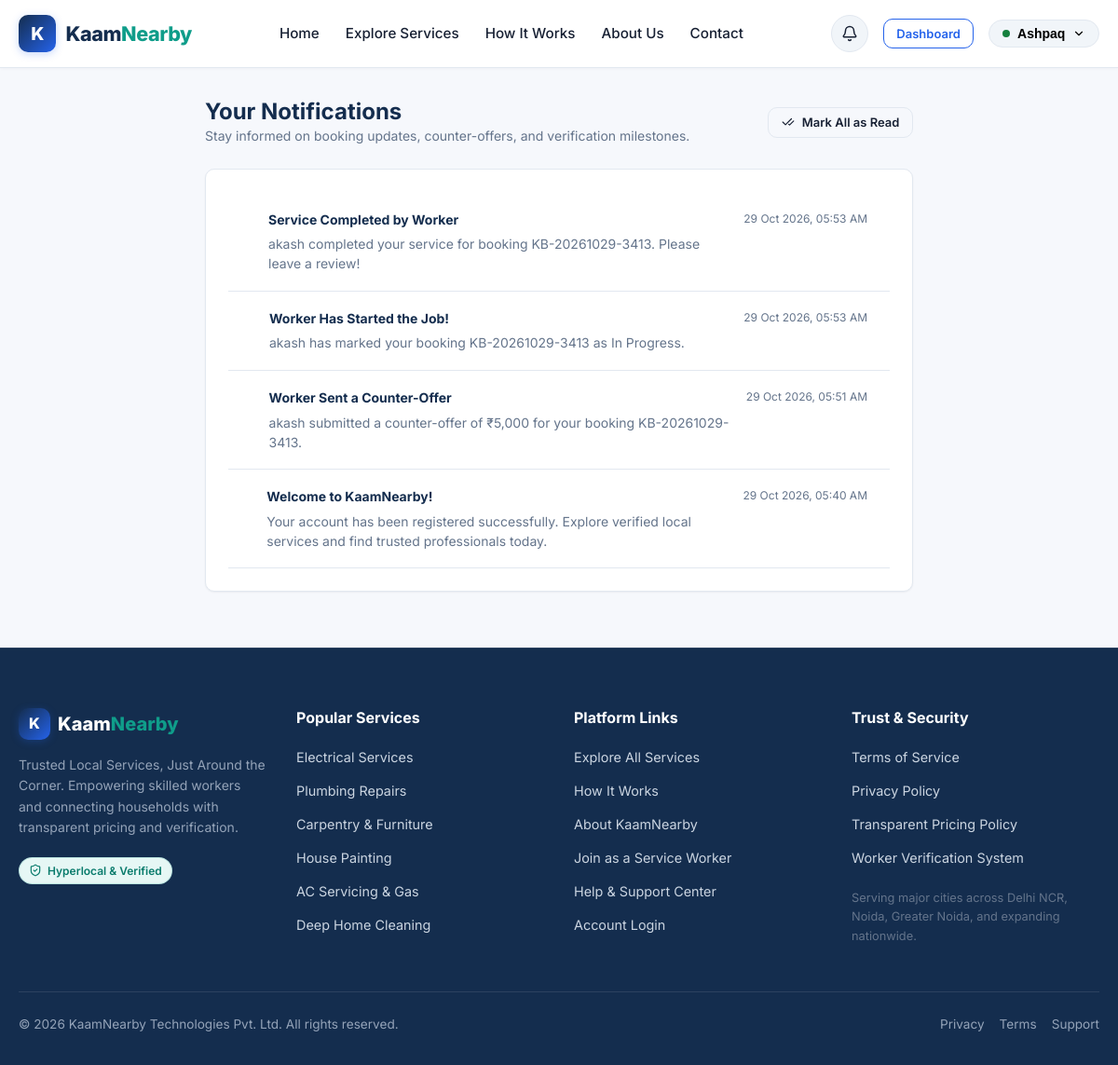
Screenshot of /notifications (signed in) with the database file from the repository.
### tables this page shows
CREATE TABLE users (
    id INTEGER PRIMARY KEY AUTOINCREMENT,
    name TEXT NOT NULL,
    email TEXT UNIQUE NOT NULL,
    password_hash TEXT NOT NULL,
    role TEXT NOT NULL CHECK(role IN ('customer', 'worker', 'admin')),
    phone TEXT,
    city TEXT NOT NULL,
    is_active INTEGER DEFAULT 1,
    created_at TIMESTAMP DEFAULT CURRENT_TIMESTAMP
);

CREATE TABLE notifications (
    id INTEGER PRIMARY KEY AUTOINCREMENT,
    user_id INTEGER NOT NULL REFERENCES users(id) ON DELETE CASCADE,
    title TEXT NOT NULL,
    message TEXT NOT NULL,
    link TEXT,
    is_read INTEGER DEFAULT 0,
    created_at TIMESTAMP DEFAULT CURRENT_TIMESTAMP
);

### app.py (the view)
    @app.route('/notifications')
    @login_required
    def notifications():
        user = get_current_user()
        db = get_db()
        notifs = db.execute("""
            SELECT * FROM notifications
            WHERE user_id = ?
            ORDER BY created_at DESC LIMIT 50
        """, (user['id'],)).fetchall()
        return render_template('notifications.html', notifications=notifs)

### auth.py (called while the page is built)
def generate_csrf_token():
    if 'csrf_token' not in session:
        session['csrf_token'] = secrets.token_hex(32)
    return session['csrf_token']

def get_current_user():
    user_id = session.get('user_id')
    if not user_id:
        return None
    db = get_db()
    user = db.execute("SELECT * FROM users WHERE id = ? AND is_active = 1", (user_id,)).fetchone()
    if not user:
        session.clear()
        return None
    return dict(user)

def login_required(view):
    @functools.wraps(view)
    def wrapped_view(**kwargs):
        if 'user_id' not in session:
            flash("Please log in to access this page.", "warning")
            return redirect(url_for('login', next=request.url))
        return view(**kwargs)
    return wrapped_view

### database.py (called while the page is built)
def get_db():
    if 'db' not in g:
        db_path = current_app.config['DATABASE']
        os.makedirs(os.path.dirname(os.path.abspath(db_path)), exist_ok=True)
        g.db = sqlite3.connect(db_path)
        g.db.row_factory = sqlite3.Row
        g.db.execute("PRAGMA foreign_keys = ON;")
    return g.db

### templates/notifications.html (shortened to what this page needs)
{% extends 'base.html' %}
{% block content %}
<div class="container py-8" style="max-width: 800px;">
  <div class="flex items-center justify-between mb-6">
    <div>
      <h1 class="text-2xl font-bold">Your Notifications</h1>
      <p class="text-sm text-muted">Stay informed on booking updates, counter-offers, and verification milestones.</p>
    </div>
    {% if notifications %}
      <form action="{{ url_for('notifications_mark_all_read') }}" method="POST">
        <button type="submit" class="btn btn-outline btn-sm">
          <i data-lucide="check-check" style="width: 14px; height: 14px;"></i> Mark All as Read
        </button>
      </form>
    {% endif %}
  </div>
  <div class="card">
    <div class="card-body p-0">
      {% if notifications %}
        <div class="flex flex-col">
          {% for notif in notifications %}
            <a href="{{ url_for('notification_mark_read', notif_id=notif.id) }}" style="display: block; padding: 1.15rem 1.5rem; border-bottom: 1px solid var(--border-color); background-color: {{ '#F8FAFC' if not notif.is_read else '#FFFFFF' }}; transition: var(--transition);">
              <div class="flex items-start justify-between gap-3">
                <div class="flex items-start gap-3">
                  <div style="width: 8px; height: 8px; border-radius: 50%; background: {{ 'var(--primary-blue)' if not notif.is_read else 'transparent' }}; margin-top: 6px;"></div>
                  <div>
                    <div class="font-bold text-sm" style="color: var(--primary-navy);">{{ notif.title }}</div>
                    <div class="text-sm text-muted mt-1" style="line-height: 1.5;">{{ notif.message }}</div>
                  </div>
                </div>
                <span class="text-xs text-muted" style="white-space: nowrap;">{{ notif.created_at|format_date }}</span>
              </div>
            </a>
          {% endfor %}
        </div>
      {% else %}
        <div class="empty-state">
          <div class="empty-state-icon"><i data-lucide="bell-off"></i></div>
          <div class="empty-state-title">No Notifications Yet</div>
          <p class="empty-state-text">You're all caught up! Updates regarding booking requests and offers will appear here.</p>
        </div>
      {% endif %}
    </div>
  </div>
</div>
{% endblock %}

### templates/partials/navbar.html (shortened to what this page needs)
<nav class="navbar">
  <div class="container nav-container">
    <a href="{{ url_for('index') }}" class="brand-logo">
      <div class="brand-icon-box">K</div>
      <span>Kaam<span class="accent">Nearby</span></span>
    </a>
    <ul class="nav-links" id="navLinks">
      <li><a href="{{ url_for('index') }}" class="{{ 'active' if request.endpoint == 'index' else '' }}">Home</a></li>
      <li><a href="{{ url_for('services') }}" class="{{ 'active' if request.endpoint == 'services' else '' }}">Explore Services</a></li>
      <li><a href="{{ url_for('how_it_works') }}" class="{{ 'active' if request.endpoint == 'how_it_works' else '' }}">How It Works</a></li>
      <li><a href="{{ url_for('about') }}" class="{{ 'active' if request.endpoint == 'about' else '' }}">About Us</a></li>
      <li><a href="{{ url_for('contact') }}" class="{{ 'active' if request.endpoint == 'contact' else '' }}">Contact</a></li>
    </ul>
    <div class="nav-actions">
      {% if current_user %}
        <a href="{{ url_for('notifications') }}" class="notif-btn" title="Notifications">
          <i data-lucide="bell" style="width: 18px; height: 18px;"></i>
        </a>
        {% if current_user.role == 'customer' %}
          <a href="{{ url_for('customer_dashboard') }}" class="btn btn-outline-primary btn-sm">Dashboard</a>
        {% elif current_user.role == 'worker' %}
          <a href="{{ url_for('worker_dashboard') }}" class="btn btn-teal btn-sm">Worker Hub</a>
        {% elif current_user.role == 'admin' %}
          <a href="{{ url_for('admin_dashboard') }}" class="btn btn-navy btn-sm">Admin Panel</a>
        {% endif %}
        <div class="user-dropdown">
          <button class="dropdown-trigger" id="userDropdownTrigger" type="button">
            <span style="display:inline-block; width:8px; height:8px; border-radius:50%; background:var(--color-success);"></span>
            <span>{{ current_user.name.split(' ')[0] }}</span>
            <i data-lucide="chevron-down" style="width: 14px; height: 14px;"></i>
          </button>
        </div>
      {% else %}
        <a href="{{ url_for('login') }}" class="btn btn-outline btn-sm">Log In</a>
        <a href="{{ url_for('register') }}" class="btn btn-primary btn-sm">Get Started</a>
      {% endif %}
    </div>
  </div>
</nav>

### static/css/style.css (style rules this page uses)
:root { --primary-navy: #142D4E; --primary-navy-dark: #0B1C33; --primary-blue: #2563EB; --primary-blue-hover: #1D4ED8; --teal-accent: #0F9D8A; --teal-accent-dark: #097B6C; --teal-light: #E6F7F5; --bg-main: #F6F8FC; --bg-card: #FFFFFF; --bg-subtle: #F1F5F9; --text-main: #172033; --text-muted: #64748B; --text-light: #94A3B8; --border-color: #E2E8F0; --border-focus: #3B82F6; --color-success: #15803D; --color-success-bg: #DCFCE7; --color-warning: #D97706; --color-warning-bg: #FEF3C7; --color-error: #DC2626; --color-error-bg: #FEE2E2; --color-info: #0284C7; --color-info-bg: #E0F2FE; --font-family: 'Inter', -apple-system, BlinkMacSystemFont, "Segoe UI", Roboto, Oxygen, Ubuntu, Cantarell, sans-serif; --shadow-sm: 0 1px 2px 0 rgba(0, 0, 0, 0.05); --shadow-md: 0 4px 6px -1px rgba(0, 0, 0, 0.08), 0 2px 4px -1px rgba(0, 0, 0, 0.04); --shadow-lg: 0 10px 15px -3px rgba(0, 0, 0, 0.08), 0 4px 6px -2px rgba(0, 0, 0, 0.03); --radius-sm: 6px; --radius-md: 10px; --radius-lg: 16px; --radius-full: 9999px; --transition: all 0.2s cubic-bezier(0.4, 0, 0.2, 1); }
*, *::before, *::after { box-sizing: border-box; margin: 0; padding: 0; }
body { font-family: var(--font-family); background-color: var(--bg-main); color: var(--text-main); line-height: 1.6; -webkit-font-smoothing: antialiased; min-height: 100vh; display: flex; flex-direction: column; }
a { color: var(--primary-blue); text-decoration: none; transition: var(--transition); }
h1, h2, h3, h4, h5, h6 { color: var(--primary-navy); font-weight: 700; line-height: 1.25; }
.container { width: 100%; max-width: 1200px; margin: 0 auto; padding: 0 1.25rem; }
.flex { display: flex; }
.flex-col { flex-direction: column; }
.items-center { align-items: center; }
.justify-between { justify-content: space-between; }
.gap-3 { gap: 0.75rem; }
.text-muted { color: var(--text-muted); }
.text-sm { font-size: 0.875rem; }
.text-xs { font-size: 0.75rem; }
.text-2xl { font-size: 1.5rem; }
.font-bold { font-weight: 700; }
.mt-1 { margin-top: 0.25rem; }
.mb-6 { margin-bottom: 1.5rem; }
.py-8 { padding-top: 2rem; padding-bottom: 2rem; }
.navbar { background-color: #FFFFFF; border-bottom: 1px solid var(--border-color); position: sticky; top: 0; z-index: 1000; box-shadow: 0 1px 3px rgba(0, 0, 0, 0.03); }
.nav-container { display: flex; align-items: center; justify-content: space-between; height: 72px; }
.brand-logo { display: flex; align-items: center; gap: 0.65rem; font-size: 1.35rem; font-weight: 800; color: var(--primary-navy); letter-spacing: -0.02em; }
.brand-icon-box { width: 40px; height: 40px; border-radius: var(--radius-md); background: linear-gradient(135deg, var(--primary-navy) 0%, var(--primary-blue) 100%); display: flex; align-items: center; justify-content: center; color: #FFFFFF; font-weight: 800; font-size: 1.2rem; box-shadow: 0 2px 8px rgba(37, 99, 235, 0.25); }
.brand-logo span.accent { color: var(--teal-accent); }
.nav-links { display: flex; align-items: center; gap: 1.75rem; list-style: none; }
.nav-links a { color: var(--text-main); font-weight: 500; font-size: 0.95rem; padding: 0.4rem 0; position: relative; }
.nav-actions { display: flex; align-items: center; gap: 1rem; }
.btn { display: inline-flex; align-items: center; justify-content: center; gap: 0.5rem; font-family: inherit; font-size: 0.9375rem; font-weight: 600; padding: 0.625rem 1.25rem; border-radius: var(--radius-md); border: 1px solid transparent; cursor: pointer; transition: var(--transition); line-height: 1.4; white-space: nowrap; }
.btn-outline { background-color: transparent; border-color: var(--border-color); color: var(--text-main); }
.btn-outline-primary { background-color: transparent; border-color: var(--primary-blue); color: var(--primary-blue); }
.btn-sm { padding: 0.4rem 0.85rem; font-size: 0.8125rem; }
.user-dropdown { position: relative; display: inline-block; }
.dropdown-trigger { display: flex; align-items: center; gap: 0.5rem; background-color: var(--bg-subtle); border: 1px solid var(--border-color); padding: 0.4rem 0.85rem; border-radius: var(--radius-full); font-size: 0.875rem; font-weight: 600; cursor: pointer; }
.notif-btn { position: relative; width: 40px; height: 40px; border-radius: var(--radius-full); background-color: var(--bg-subtle); border: 1px solid var(--border-color); display: flex; align-items: center; justify-content: center; color: var(--text-main); cursor: pointer; }

### rows the page displays
users: name "Ashpaq"
notifications: title "Service Completed by Worker", message "akash completed your service for booking KB-20261029-3413. Please leave a review!", created_at "29 Oct 2026, 05:53 AM"
notifications: title "Worker Has Started the Job!", message "akash has marked your booking KB-20261029-3413 as In Progress.", created_at "29 Oct 2026, 05:53 AM"
notifications: title "Worker Sent a Counter-Offer", message "akash submitted a counter-offer of ₹5,000 for your booking KB-20261029-3413.", created_at "29 Oct 2026, 05:51 AM"
notifications: title "Welcome to KaamNearby!", message "Your account has been registered successfully. Explore verified local services and find trusted professionals today.", created_at "29 Oct 2026, 05:40 AM"
